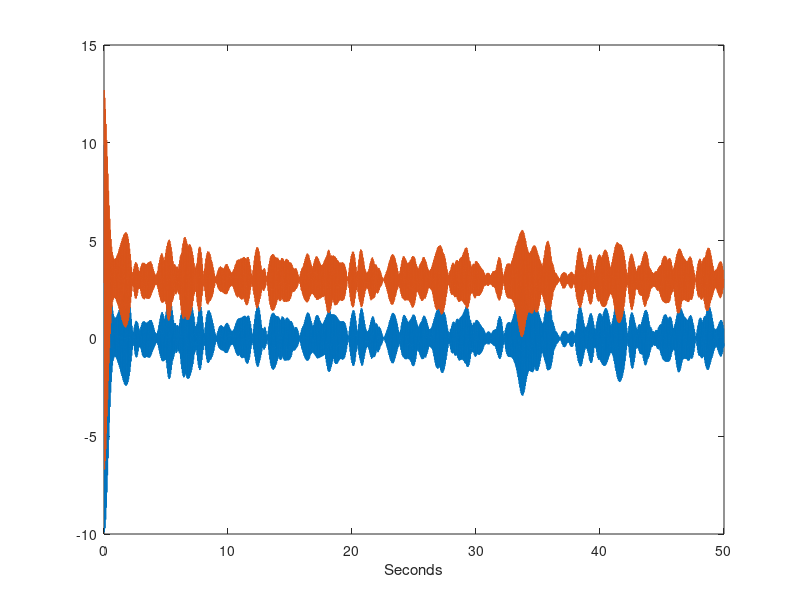

Write the MATLAB code that produced this figure. (Note: this script raises an error after producing the figure.)

% This simulation is similar to Cassidy and Brown. Spectral Phase
% J Neurosci Methods. 2003 Aug 1-15;37(3):299.

close all

% This demo simulates complex signals with many sinusoidal components and
% estimates their spectral properties using MAR models in the setting of
% multidirectional coupling

% Noise SD
noise_dev=0.01;
Nsines=100; % Sinusoidal components 
f=sqrt(0.2)*randn(Nsines,1)+20; % Frequencies
secs=50;    % Signal duration
ns=100; % Sampling frequency
t=[1/ns:1/ns:secs]';    % Time vector
N=length(t);    % Sample number

% Initialise signal
y=zeros(N,1);

% Sum sinusoids with random frequencies
for n=1:Nsines,
    y=y+sin(2*pi*f(n)*t);
end
y=y/std(y); % Normalise to unit variance

% Delay
delay=50; % Milliseconds
delay_in_samples=ns*delay/1000; % Convert delay to number of samples

% Create two signals
y1=y+noise_dev*randn(N,1);
y2=[y1(delay_in_samples:end);zeros(delay_in_samples-1,1)]; % y2 is delayed version of y1
y2=y2+noise_dev*randn(N,1); % Add noise

% Bivariate data matrix
y=[y1,y2];

% Plot both signals
h=figure;
set(h,'name','Data');
plot(t,y1);
hold on
plot(t,y2+3);   % Shift y2 so no overlap
xlabel('Seconds');

% Fit MAR model
p=10; % Order
freqs=[0.5:0.5:32]; % Frequencies
mar = spm_mar(y,p);
mar = spm_mar_spectra (mar,freqs,ns,1); % Calculate spectral estimates


